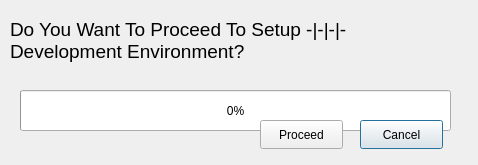
<?xml version="1.0" encoding="UTF-8"?>
<ui version="4.0">
 <class>proceedTab</class>
 <widget class="QDialog" name="proceedTab">
  <property name="geometry">
   <rect>
    <x>0</x>
    <y>0</y>
    <width>478</width>
    <height>165</height>
   </rect>
  </property>
  <property name="windowTitle">
   <string>Installation</string>
  </property>
  <widget class="QLabel" name="proceedInfo">
   <property name="geometry">
    <rect>
     <x>10</x>
     <y>-10</y>
     <width>451</width>
     <height>101</height>
    </rect>
   </property>
   <property name="font">
    <font>
     <pointsize>14</pointsize>
     <italic>false</italic>
     <kerning>true</kerning>
    </font>
   </property>
   <property name="text">
    <string>Do You Want To Proceed To Setup -|-|-|- Development Environment?</string>
   </property>
   <property name="wordWrap">
    <bool>true</bool>
   </property>
  </widget>
  <widget class="QProgressBar" name="progressBar">
   <property name="geometry">
    <rect>
     <x>20</x>
     <y>90</y>
     <width>431</width>
     <height>41</height>
    </rect>
   </property>
   <property name="value">
    <number>0</number>
   </property>
  </widget>
  <widget class="QPushButton" name="btnCancel">
   <property name="geometry">
    <rect>
     <x>360</x>
     <y>120</y>
     <width>83</width>
     <height>29</height>
    </rect>
   </property>
   <property name="text">
    <string>Cancel</string>
   </property>
  </widget>
  <widget class="QPushButton" name="btnProceed">
   <property name="geometry">
    <rect>
     <x>260</x>
     <y>120</y>
     <width>83</width>
     <height>29</height>
    </rect>
   </property>
   <property name="text">
    <string>Proceed</string>
   </property>
  </widget>
 </widget>
 <resources/>
 <connections>
  <connection>
   <sender>btnCancel</sender>
   <signal>clicked()</signal>
   <receiver>proceedTab</receiver>
   <slot>reject()</slot>
   <hints>
    <hint type="sourcelabel">
     <x>392</x>
     <y>125</y>
    </hint>
    <hint type="destinationlabel">
     <x>402</x>
     <y>164</y>
    </hint>
   </hints>
  </connection>
 </connections>
</ui>
